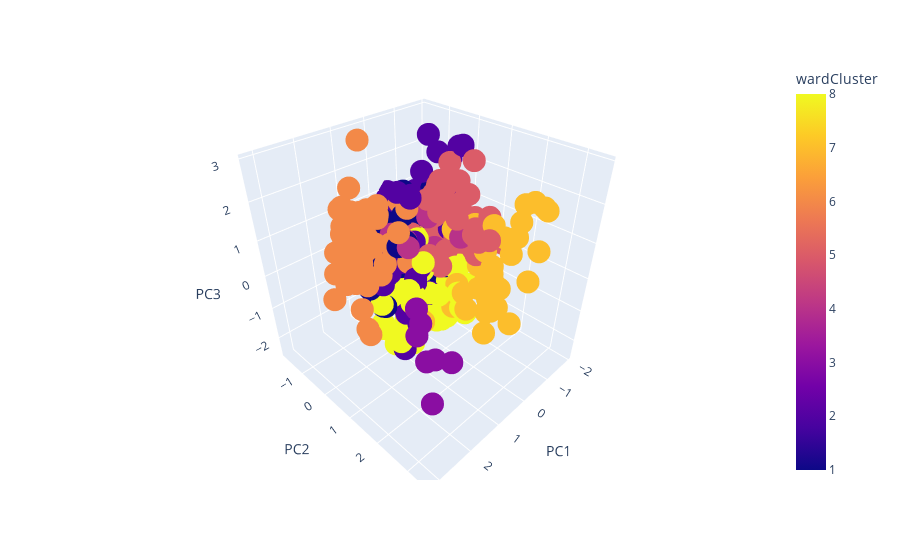

Notebook code for this chart:
### Code cell
fig2 = px.scatter_3d(pcaDataScaled, x='PC1', y='PC2', z='PC3', color='wardCluster')
fig2

### Figure 1 — Plotly figure (JSON) as saved in the notebook; plotly's stock layout.template omitted (floating-point values rounded to 4 significant figures; data arrays with more than 128 entries replaced by an {"elided": "..."} marker saying what was removed)
{"data": [{"hovertemplate": "PC1=%{x}<br>PC2=%{y}<br>PC3=%{z}<br>wardCluster=%{marker.color}<extra></extra>", "legendgroup": "", "marker": {"color": {"elided": "397 int values"}, "coloraxis": "coloraxis", "symbol": "circle"}, "mode": "markers", "name": "", "scene": "scene", "showlegend": false, "type": "scatter3d", "x": {"elided": "397 float values"}, "y": {"elided": "397 float values"}, "z": {"elided": "397 float values"}}], "layout": {"coloraxis": {"colorbar": {"title": {"text": "wardCluster"}}, "colorscale": [[0, "#0d0887"], [0.1111, "#46039f"], [0.2222, "#7201a8"], [0.3333, "#9c179e"], [0.4444, "#bd3786"], [0.5556, "#d8576b"], [0.6667, "#ed7953"], [0.7778, "#fb9f3a"], [0.8889, "#fdca26"], [1, "#f0f921"]]}, "legend": {"tracegroupgap": 0}, "margin": {"t": 60}, "scene": {"domain": {"x": [0, 1], "y": [0, 1]}, "xaxis": {"title": {"text": "PC1"}}, "yaxis": {"title": {"text": "PC2"}}, "zaxis": {"title": {"text": "PC3"}}}}}
